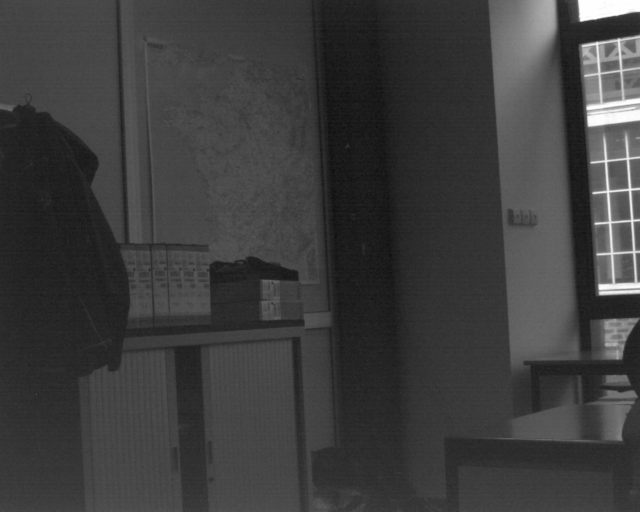
#> input picture images/Expérimentations_Pola/Carte_0.bmp, 1280 x 1024 px, found by its file name (shown at 1/2 size); the run also reads 1 picture not shown here
$ python benchmark.py   (older library calls are emulated)
#> lines starting #> are read from the running program, lines starting #| are printed output that depends on the picture
### polarcam.py
#!/usr/bin/env python3
# -*- coding: utf-8 -*-
"""
Created on Thu May 24 16:20:00 2018

@authors: olivierm, BlanchonMarc

Tools to read and import data from Polarcam
"""

from enum import Enum
import numpy as np
from scipy.signal import convolve2d
import matplotlib.pyplot as pl
from matplotlib.colors import hsv_to_rgb
import math
from scipy.interpolate import CubicSpline
from lib import *
from utils import *
import os


# -- Path of the flatfield file
# FLATF = np.genfromtxt('flatfield.csv',
#                      dtype=float, delimiter=',', skip_header=9)
#
# FLATF[FLATF >= 1.4] = 1.4  # Remove outliers or deadpixels


# %% Pixel Order

# positions are defined clockwise
# +-------+
# | 0 | 1 |
# |---+---|
# | 3 | 2 |
# +-------+


# by default I45_90_135_0 for polarcam V1
# +-----------+
# | I45|  I90 |
# |----+------|
# | I0 | I135 |
# +-----------+


# by default I90_135_0_45 for polarcam V2
# +-----------+
# | I90| I135 |
# |----+------|
# | I45|  I0  |
# +-----------+

class Pixorder(Enum):
    """ Class that defines order of pixels """
    polarcamV2 = (2, 3, 0, 1)
    polarcamV1 = (3, 0, 1, 2)

    I0_45_90_135 = (0, 1, 2, 3)
    I45_0_135_90 = (1, 0, 3, 2)
    I135_90_45_0 = (3, 2, 1, 0)
    I90_135_0_45 = (2, 3, 0, 1)
    I45_90_135_0 = (3, 0, 1, 2)

    # [7 lines left out: function __str__, not called in this run]

# %% Polaim


class Polaim():
    """Class that describes pixelated images -- version 2018"""

    def __init__(self, raw, method='none', pixels_order=Pixorder.polarcamV2):
        """ Initialization method """

        # --- Open the image if filename provided
        if isinstance(raw, str):
            raw = pl.imread(raw)

        self.depth = 8  # 8bit depth by default

        # --- In cas of 10 bit depth convert into the right range
        if raw.dtype == 'uint16':
            self.depth = 16

        self.method = method
        # --- Apply the flat field correction
        # self.raw = np.asarray((raw * FLATF) / FLATF.max(), dtype=self.raw.dtype)

        # --- Extract the 4 images using interpolation technics
        self.images = raw2quad(self, raw, method=method,
                               pixels_order=pixels_order)

        # --- Compute the 3 stokes parameters
        mat = np.array([[0.5, 0.5, 0.5, 0.5],
                        [1.0, 0.0, -1., 0.0],
                        [0.0, 1.0, 0.0, -1.]])

        self.stokes = np.tensordot(mat, self.images, 1)

        # --- Error estimation
        imat = 0.5 * np.array([[1, 1, 0.],
                               [1, 0, 1.],
                               [1, -1, 0],
                               [1, 0, -1]])

        self.error = sum(
            (self.images - np.tensordot(np.dot(imat, mat), self.images, 1))**2, 0)

    # [86 lines left out: functions inte, aop, dop, rgb_aop, rgb_pola, not called in this run]


# %% Functions


def raw2quad(self, raw, method='none', pixels_order=Pixorder.polarcamV2):
    """Convert a raw image from polarcam into a list of ordered images
    [I0, I45, I90, I135]. If the parameter `method` is set to none the
    output images will have half size of the original image.

    Parameters
    ----------
    raw : 2D array
        Original polarcam image in grayscale
    method : {'none', 'linear', 'bilinear', 'weightedb3', 'weightedb4'}
        'none' : no interpolation method is performed
        'linear' : linear interpolation
        'bilinear' : bilinear interpolation
        'weightedb3' or 'weightedb4' : weighted bilinear interpolation with 3
        or 4 neighbors

    Returns
    -------
    images : 3D array containing 4 images

    Example
    -------
    >>> images = raw2quad(raw, method='bilinear')

    """
    if method == 'none':
        self.images = np.array([raw[0::2, 0::2],  # 0
                                raw[0::2, 1::2],  # 1
                                raw[1::2, 1::2],  # 2
                                raw[1::2, 0::2]])  # 3
        return self.images[pixels_order.value, :, :]
    if method == 'linear':
        kernels = [np.array([[1, 0], [0, 0.]]),
                   np.array([[0, 1], [0, 0.]]),
                   np.array([[0, 0], [0, 1.]]),
                   np.array([[0, 0], [1, 0.]])]
    elif method == 'bilinear':
        kernels = [np.array([[0, 0, 0], [0, 1, 0], [0, 0, 0.]]),
                   np.array([[0, 0, 0], [1, 0, 1], [0, 0, 0]]) / 2.,
                   np.array([[1, 0, 1], [0, 0, 0], [1, 0, 1]]) / 4.,
                   np.array([[0, 1, 0], [0, 0, 0], [0, 1, 0]]) / 2.]
    elif method == 'conv_bicubic':

        R = bicubicConv.conv_bicubic(np.array(raw, dtype=np.double))

        return order.ordering(R, raw.dtype, pixels_order.value)

    elif method == 'weightedb3':
        b = np.sqrt(2) / 2 / (np.sqrt(2) / 2 + np.sqrt(10))
        a = np.sqrt(10) / 2 / (np.sqrt(2) / 2 + np.sqrt(10))

        kernels = [np.array([[0, b, 0, 0],
                             [0, 0, 0, 0],
                             [0, a, 0, b],
                             [0, 0, 0, 0]]),
                   np.array([[0, 0, b, 0],
                             [0, 0, 0, 0],
                             [b, 0, a, 0],
                             [0, 0, 0, 0]]),
                   np.array([[0, 0, 0, 0],
                             [b, 0, a, 0],
                             [0, 0, 0, 0],
                             [0, 0, b, 0]]),
                   np.array([[0, 0, 0, 0],
                             [0, a, 0, b],
                             [0, 0, 0, 0],
                             [0, b, 0, 0]])]
    elif method == 'weightedb4':
        c = np.sqrt(2) / 2 / (3 * np.sqrt(2) / 2 +
                              np.sqrt(2) / 2 + np.sqrt(10))
        b = np.sqrt(10) / 2 / (3 * np.sqrt(2) / 2 +
                               np.sqrt(2) / 2 + np.sqrt(10))
        a = 3 * np.sqrt(2) / 2 / (3 * np.sqrt(2) / 2 +
                                  np.sqrt(2) / 2 + np.sqrt(10))

        kernels = [np.array([[0, b, 0, c],
                             [0, 0, 0, 0],
                             [0, a, 0, b],
                             [0, 0, 0, 0]]),
                   np.array([[c, 0, b, 0],
                             [0, 0, 0, 0],
                             [b, 0, a, 0],
                             [0, 0, 0, 0]]),
                   np.array([[0, 0, 0, 0],
                             [b, 0, a, 0],
                             [0, 0, 0, 0],
                             [c, 0, b, 0]]),
                   np.array([[0, 0, 0, 0],
                             [0, a, 0, b],
                             [0, 0, 0, 0],
                             [0, b, 0, c]])]

    elif method == 'newton':
        R = newton.newton_polynomial(np.array(raw, dtype=np.double))
        self.images = order.ordering(R, raw.dtype, pixels_order.value)
        return order.ordering(R, raw.dtype, pixels_order.value)

    elif method == 'bicubic_spline':

        R = bicubicSpline.bicubic_spline(np.array(raw, dtype=np.double))
        self.images = order.ordering(R, raw.dtype, pixels_order.value)
        return order.ordering(R, raw.dtype, pixels_order.value)

    elif method == 'intensity_correlation':

        R = intensityCorr.intensity_correlation(np.array(raw, dtype=np.double))
        self.images = order.ordering(R, raw.dtype, pixels_order.value)
        return order.ordering(R, raw.dtype, pixels_order.value)

    else:
        raise SystemExit(f"ERROR. \'{method}\' is not a method.")

    convs = [convolve2d(raw, k, mode='same') for k in kernels]
    offsets = [[(0, 0), (0, 1), (1, 1), (1, 0)],
               [(0, 1), (0, 0), (1, 0), (1, 1)],
               [(1, 1), (1, 0), (0, 0), (0, 1)],
               [(1, 0), (1, 1), (0, 1), (0, 0)]]

    images = np.zeros((4,) + raw.shape)
    for (j, o) in enumerate(offsets):
        for ide in range(4):
            images[j, o[ide][0]::2, o[ide][1]::2] = convs[ide][o[ide][0]::2, o[ide][1]::2]

    self.images = np.asarray(images[pixels_order.value, :, :], dtype=raw.dtype)

    return np.asarray(images[pixels_order.value, :, :], dtype=raw.dtype)


class PolaGT():
    """Class that describes pixelated images -- version 2018"""

    def __init__(self, im1, im2, im3, im4, pixels_order=Pixorder.polarcamV2):
        """ Initialization method """

        # --- Open the image if filename provided
        if isinstance(im1, str):
            im1 = pl.imread(im1)
#> im1 is the input picture: shape (1024, 1280); min 8, max 254, mean 61.1

        if isinstance(im2, str):
            im2 = pl.imread(im2)
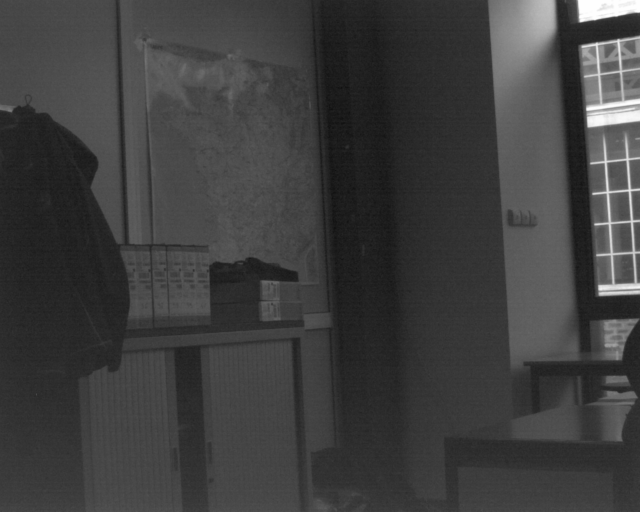
#> input picture images/Expérimentations_Pola/Carte_45.bmp, 1280 x 1024 px, found by its file name (shown at 1/2 size)
#> im2 is the input picture: shape (1024, 1280); min 12, max 254, mean 62.5

        if isinstance(im3, str):
            im3 = pl.imread(im3)

        if isinstance(im4, str):
            im4 = pl.imread(im4)
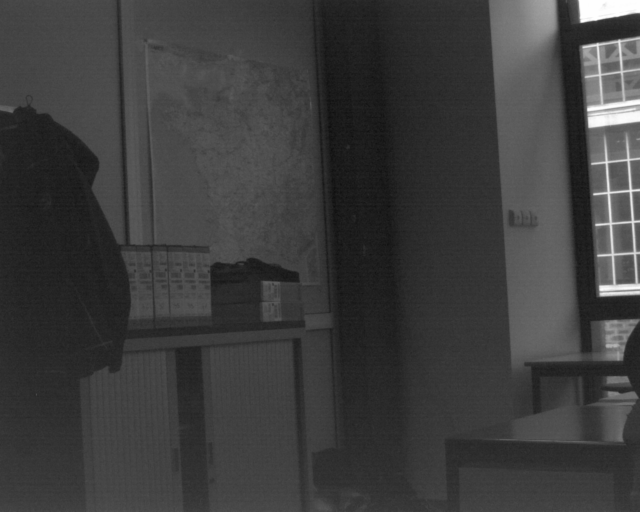
#> input picture images/Expérimentations_Pola/Carte_135.bmp, 1280 x 1024 px, found by its file name (shown at 1/2 size)
#> im4 is the input picture: shape (1024, 1280); min 11, max 254, mean 60.9

        self.depth = 8  # 8bit depth by default

        # --- In cas of 10 bit depth convert into the right range
        if im1.dtype == 'uint16':
            self.depth = 16

        # --- Apply the flat field correction
        # self.raw = np.asarray((raw * FLATF) / FLATF.max(), dtype=self.raw.dtype)

        self.images = np.array([im1, im2, im3, im4])
        self.images = self.images[pixels_order.value, :, :]

        # --- Compute the 3 stokes parameters
        mat = np.array([[0.5, 0.5, 0.5, 0.5],
                        [1.0, 0.0, -1., 0.0],
                        [0.0, 1.0, 0.0, -1.]])

        self.stokes = np.tensordot(mat, self.images, 1)

        # --- Error estimation
        imat = 0.5 * np.array([[1, 1, 0.],
                               [1, 0, 1.],
                               [1, -1, 0],
                               [1, 0, -1]])

        self.error = sum(
            (self.images - np.tensordot(np.dot(imat, mat), self.images, 1))**2, 0)
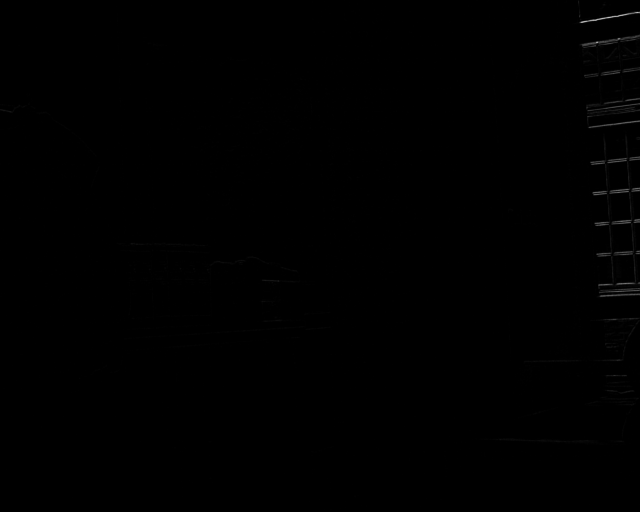
#> self.error: shape (1024, 1280) float64 (shown at 1/2 size); min 0, max 6642.2, mean 15.2; drawn with min black and max white

    # [86 lines left out: functions inte, aop, dop, rgb_aop, rgb_pola, not called in this run]


# [11 lines that do not run on import are left out]

    # [6 lines of commented-out code are left out]

### benchmark.py
from polarcam import *
from utils import *
from lib import *
import pandas as pd
import matplotlib.pyplot as pl
import sys
from scipy.misc import imsave

if __name__ == '__main__':
    with np.errstate(divide='ignore', invalid='ignore'):
        test_images_create = False

        image_name = 'Carte'
        # image_path = 'images/image_00001.tiff'
        paths_gt = ['images/Expérimentations_Pola/Carte_0.bmp',
                    'images/Expérimentations_Pola/Carte_45.bmp',
                    'images/Expérimentations_Pola/Carte_90.bmp',
                    'images/Expérimentations_Pola/Carte_135.bmp']
        path_gt = 'benchmark/out_img/'

        gt = PolaGT(paths_gt[0], paths_gt[1], paths_gt[2], paths_gt[3])

        gt_p0 = pl.imread(paths_gt[0])

        image_created = np.zeros_like(gt_p0)

        gt_p0 = gt_p0[0::2, 0::2]
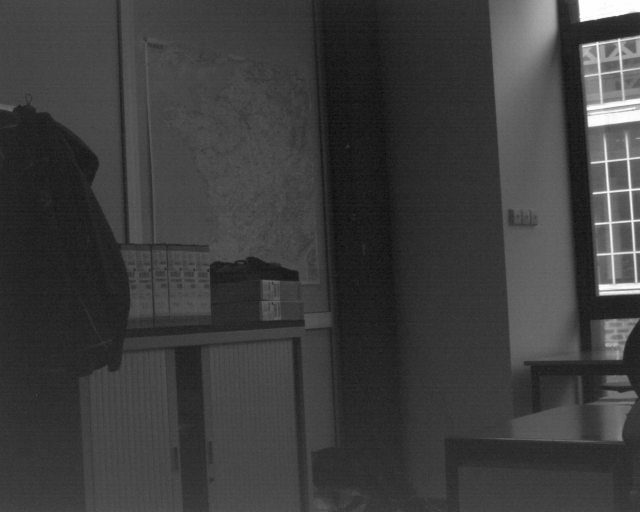
#> gt_p0: shape (512, 640); min 10, max 254, mean 61.1
        gt_p45 = pl.imread(paths_gt[1])
        gt_p45 = gt_p45[0::2, 1::2]
        gt_p90 = pl.imread(paths_gt[2])
        gt_p90 = gt_p90[1::2, 1::2]
        gt_p135 = pl.imread(paths_gt[3])
        gt_p135 = gt_p135[1::2, 0::2]

        image_created[0::2, 0::2] = gt_p90
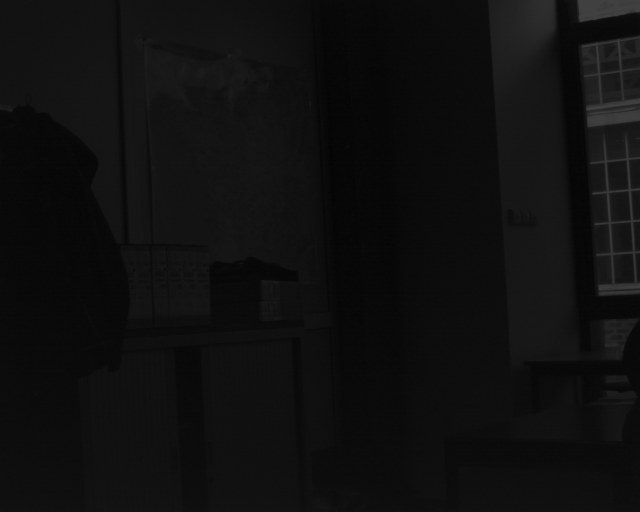
#> image_created: shape (1024, 1280) (shown at 1/2 size); min 0, max 254, mean 15.2
        image_created[0::2, 1::2] = gt_p135
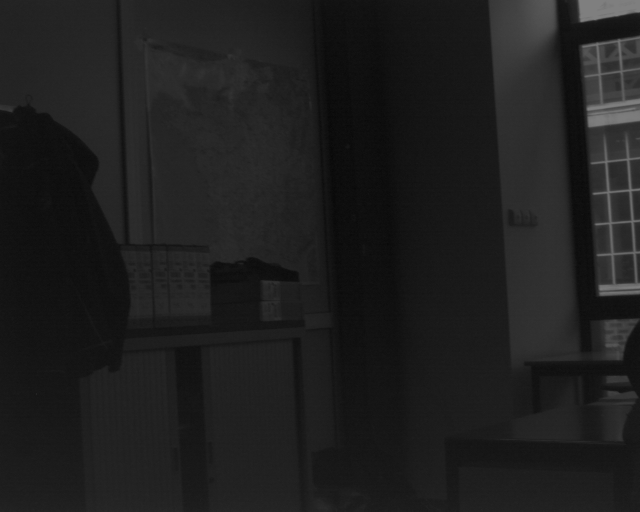
#> image_created: shape (1024, 1280) (shown at 1/2 size); min 0, max 254, mean 30.4
        image_created[1::2, 1::2] = gt_p0
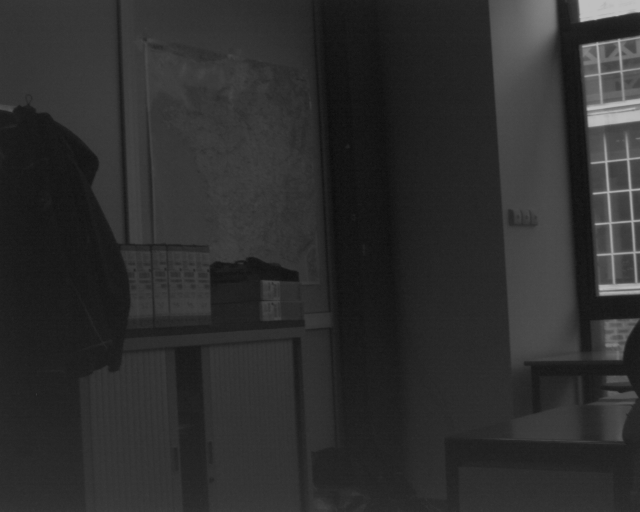
#> image_created: shape (1024, 1280) (shown at 1/2 size); min 0, max 254, mean 45.7
        image_created[1::2, 0::2] = gt_p45

        image_path = 'images/Carte_DOFP.bmp'

        imsave(image_path, image_created)

        if test_images_create:
            test_images.create_test_img(gt)

        methods = ['linear', 'bilinear', 'weightedb3', 'weightedb4',
                   'conv_bicubic', 'bicubic_spline', 'newton',
                   'intensity_correlation']

        save_InterPol = True

        if save_InterPol:
            if not os.path.exists(f'{path_gt}{image_name}'):
                try:
                    os.makedirs(f'{path_gt}{image_name}')
                except FileExistsError:
                    # directory already exists
                    pass

        obj_storage = []

        for met in methods:
            obj = Polaim(image_path, method=met)
            obj_storage.append(obj)
            if save_InterPol:
#> (the run stopped early here; a loop or call above may not have finished)
